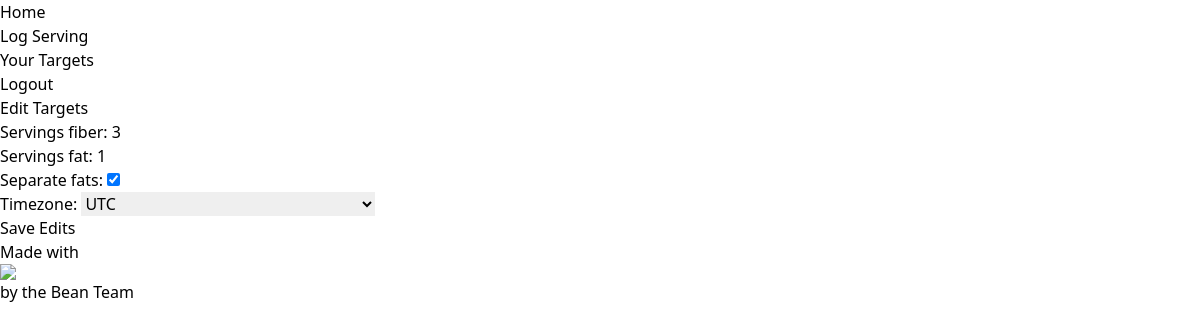
The page /users/1/targets/edit (signed in) on the database its author committed.
### users/models.py (models this page shows)
class User(AbstractUser):
    TIMEZONES = tuple(zip(pytz.all_timezones, pytz.all_timezones))
    timezone = models.CharField(max_length=32, choices=TIMEZONES,
    default='UTC')
    servings_fiber = models.PositiveIntegerField(default=3)
    servings_fat = models.PositiveIntegerField(default=1)
    separate_fats = models.BooleanField(default=True)

### users/views.py (the view)
# urls.py: path("<int:id>/targets/edit", edit_targets, name="edit_targets"),
@login_required
def edit_targets(request, id):
    target = get_object_or_404(User, id=id)
    if request.method == "POST":
        form = TargetForm(request.POST, instance=target)
        if form.is_valid():
            form.save()
            return redirect("home")
    else:
        form = TargetForm(instance=target)
        context = {
            "form": form,
            "target": target
        }
    return render(request, "registration/edit_targets.html", context)

### users/forms.py
class TargetForm(forms.ModelForm):
    class Meta:
        model = User
        fields = [
            'servings_fiber',
            'servings_fat',
            'separate_fats',
            'timezone'
        ]

### users/templates/registration/edit_targets.html (shortened to what this page needs)
{% extends 'base.html' %}
{% block content%}
<body>
  <main>
    <h1> Edit Targets</h1>
    <form method="post">
      {{ form.as_p }}
      <button type="submit">Save Edits</button>
    </form>
  </main>
</body>
{% endblock content%}
{% load static %}

### static/src/compiled.css (style rules this page uses)
html, :host { line-height: 1.5; -webkit-text-size-adjust: 100%; -moz-tab-size: 4; -o-tab-size: 4; tab-size: 4; font-family: ui-sans-serif, system-ui, sans-serif, "Apple Color Emoji", "Segoe UI Emoji", "Segoe UI Symbol", "Noto Color Emoji"; font-feature-settings: normal; font-variation-settings: normal; -webkit-tap-highlight-color: transparent; }
body { margin: 0; line-height: inherit; }
h1, h2, h3, h4, h5, h6 { font-size: inherit; font-weight: inherit; }
button, input, optgroup, select, textarea { font-family: inherit; font-feature-settings: inherit; font-variation-settings: inherit; font-size: 100%; font-weight: inherit; line-height: inherit; letter-spacing: inherit; color: inherit; margin: 0; padding: 0; }
button, select { text-transform: none; }
button, input:where([type='button']), input:where([type='reset']), input:where([type='submit']) { -webkit-appearance: button; background-color: transparent; background-image: none; }
blockquote, dl, dd, h1, h2, h3, h4, h5, h6, hr, figure, p, pre { margin: 0; }
input::placeholder, textarea::placeholder { opacity: 1; color: #9ca3af; }
button, [role="button"] { cursor: pointer; }

### rows shown on the page
User: servings_fiber "3", servings_fat "1", separate_fats "☑", timezone "UTC"
